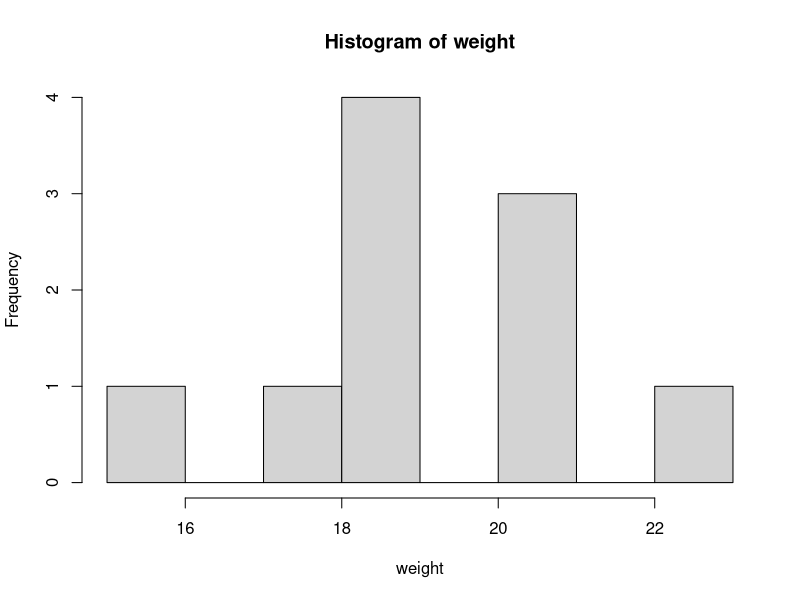

The R source for this figure:
# 1. Hypothesis generate 
# 2. Normality 
# 3. Hommogenity(variance equal) > two groups 
# 4. Statistical test
# 5  P-value analyze
# 6. Conclusion

weight <- c(17.6,20.6,22.2,15.3,20.9,21.0,18.9,
            18.9,18.9,18.2)
mean(weight)
# 1. Hypothesis generate
# H0: The mean weight of the group is equal to 25
# H1: The mean weight of the group is not equal to 25

# 2. Normality
# H0: The weight data is normally distributed 
# H1: The weight data is not normally distributed

# p value --> # If p-value > 0.05, we accept(fail to reject )H0
# If p-value < 0.05, we reject H0
shapiro.test(weight)
hist(weight)
0.6003 > 0.05 
# Hence, data is normally distributed 

# 3. Homogeneity of variance --> if two or more than two groups
# 4. t.test 
t.test(weight, mu = 25, alternative = "two.sided")

# 5. P-value analyze

# since p-value = 0.0002 < 0.05, we reject H0
  
# 6. Conclusion
# We reject the null hypothesis (H0) and accept the alternative hypothesis (H1).  
# The mean weight of the group is not equal to 25